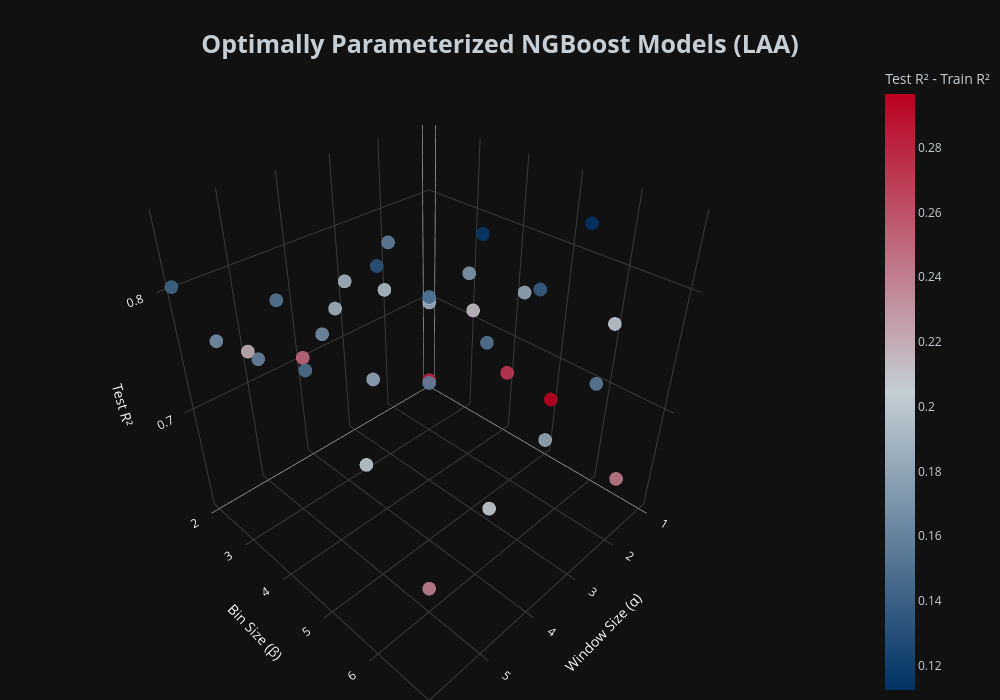

The notebook cell saved with this chart:
### Code cell
# Plotting NGBoost models across all window and bin combinations

# Drop extreme outliers (one dropped)
ngb_model_stats_df = ngb_model_stats_df[ngb_model_stats_df['test_r2'] > 0.32]

laa_color_scale = [
    [0.0, LAA_NAVY],
    [0.5, LAA_SILVER],
    [1.0, LAA_RED]
]

fig = go.Figure()

fig.add_trace(go.Scatter3d(
    x=ngb_model_stats_df['window'],
    y=ngb_model_stats_df['bin'],
    z=ngb_model_stats_df['test_r2'],
    mode='markers',
    marker=dict(
        size=8,
        color=ngb_model_stats_df['overfitting'],
        colorscale=laa_color_scale,
        opacity=0.9,
        colorbar=dict(
            title=dict(
                text='Test R² - Train R²',
                font=dict(color=LAA_SILVER)
            ),
            tickfont=dict(color=LAA_SILVER)
        ),
        showscale=True
    ),
    text=[
        f"Window: {w}<br>Bin: {b}<br>Test R²: {r:.4f}<br>Overfitting: {m:.4f}" 
        for w, b, r, m in zip(
            ngb_model_stats_df['window'], 
            ngb_model_stats_df['bin'], 
            ngb_model_stats_df['test_r2'], 
            ngb_model_stats_df['overfitting']
            )
    ],
    hovertemplate='%{text}<extra></extra>'
))

fig.update_layout(
    template='plotly_dark',
    paper_bgcolor='#111111',
    title=dict(
        text='<b>Optimally Parameterized NGBoost Models (LAA)</b>',
        font={'size': 25, 'color': LAA_SILVER},
        x=0.5,
        xanchor='center',
        y=0.95,        
        yanchor='top' 
    ),
    scene=dict(
        xaxis_title='Window Size (α)',
        yaxis_title='Bin Size (β)',
        zaxis_title='Test R²',
        xaxis=dict(gridcolor='rgb(60, 60, 60)', showbackground=False),
        yaxis=dict(gridcolor='rgb(60, 60, 60)', showbackground=False),
        zaxis=dict(gridcolor='rgb(60, 60, 60)', showbackground=False),
        bgcolor='#111111',
        aspectmode='cube'
    ),
    width=1000,
    height=700,
    margin=dict(l=0, r=0, b=0, t=60),
    showlegend=False
)

fig.show()

### Figure 1 — Plotly figure (JSON) as saved in the notebook; plotly's stock layout.template omitted (floating-point values rounded to 4 significant figures)
{"data": [{"hovertemplate": "%{text}<extra></extra>", "marker": {"color": [0.2796, 0.1718, 0.2719, 0.2965, 0.2025, 0.2421, 0.1583, 0.2062, 0.2124, 0.1817, 0.1125, 0.156, 0.189, 0.1944, 0.1854, 0.1155, 0.1386, 0.1825, 0.2495, 0.1881, 0.1321, 0.1447, 0.1519, 0.2051, 0.2182, 0.1534, 0.1662, 0.1811, 0.1568, 0.2397, 0.1419, 0.1667, 0.1608, 0.1491, 0.2027], "colorbar": {"tickfont": {"color": "#C4CED4"}, "title": {"font": {"color": "#C4CED4"}, "text": "Test R² - Train R²"}}, "colorscale": [[0, "#003263"], [0.5, "#C4CED4"], [1, "#BA0021"]], "opacity": 0.9, "showscale": true, "size": 8}, "mode": "markers", "text": ["Window: 1<br>Bin: 2<br>Test R²: 0.6106<br>Overfitting: 0.2796", "Window: 1<br>Bin: 3<br>Test R²: 0.7445<br>Overfitting: 0.1718", "Window: 1<br>Bin: 4<br>Test R²: 0.6661<br>Overfitting: 0.2719", "Window: 1<br>Bin: 5<br>Test R²: 0.6625<br>Overfitting: 0.2965", "Window: 1<br>Bin: 6<br>Test R²: 0.7558<br>Overfitting: 0.2025", "Window: 2<br>Bin: 1<br>Test R²: 0.6664<br>Overfitting: 0.2421", "Window: 2<br>Bin: 2<br>Test R²: 0.7727<br>Overfitting: 0.1583", "Window: 2<br>Bin: 3<br>Test R²: 0.7394<br>Overfitting: 0.2062", "Window: 2<br>Bin: 4<br>Test R²: 0.7476<br>Overfitting: 0.2124", "Window: 2<br>Bin: 5<br>Test R²: 0.7817<br>Overfitting: 0.1817", "Window: 2<br>Bin: 6<br>Test R²: 0.8488<br>Overfitting: 0.1125", "Window: 3<br>Bin: 1<br>Test R²: 0.7747<br>Overfitting: 0.1560", "Window: 3<br>Bin: 2<br>Test R²: 0.7548<br>Overfitting: 0.1890", "Window: 3<br>Bin: 3<br>Test R²: 0.7654<br>Overfitting: 0.1944", "Window: 3<br>Bin: 4<br>Test R²: 0.7737<br>Overfitting: 0.1854", "Window: 3<br>Bin: 5<br>Test R²: 0.8417<br>Overfitting: 0.1155", "Window: 3<br>Bin: 6<br>Test R²: 0.8208<br>Overfitting: 0.1386", "Window: 4<br>Bin: 1<br>Test R²: 0.7586<br>Overfitting: 0.1825", "Window: 4<br>Bin: 2<br>Test R²: 0.7040<br>Overfitting: 0.2495", "Window: 4<br>Bin: 3<br>Test R²: 0.7687<br>Overfitting: 0.1881", "Window: 4<br>Bin: 4<br>Test R²: 0.8195<br>Overfitting: 0.1321", "Window: 4<br>Bin: 5<br>Test R²: 0.8157<br>Overfitting: 0.1447", "Window: 4<br>Bin: 6<br>Test R²: 0.8040<br>Overfitting: 0.1519", "Window: 5<br>Bin: 1<br>Test R²: 0.7366<br>Overfitting: 0.2051", "Window: 5<br>Bin: 2<br>Test R²: 0.7319<br>Overfitting: 0.2182", "Window: 5<br>Bin: 3<br>Test R²: 0.7944<br>Overfitting: 0.1534", "Window: 5<br>Bin: 4<br>Test R²: 0.7890<br>Overfitting: 0.1662", "Window: 5<br>Bin: 5<br>Test R²: 0.7779<br>Overfitting: 0.1811", "Window: 5<br>Bin: 6<br>Test R²: 0.7993<br>Overfitting: 0.1568", "Window: 6<br>Bin: 1<br>Test R²: 0.7092<br>Overfitting: 0.2397", "Window: 6<br>Bin: 2<br>Test R²: 0.8042<br>Overfitting: 0.1419", "Window: 6<br>Bin: 3<br>Test R²: 0.7837<br>Overfitting: 0.1667", "Window: 6<br>Bin: 4<br>Test R²: 0.7926<br>Overfitting: 0.1608", "Window: 6<br>Bin: 5<br>Test R²: 0.8076<br>Overfitting: 0.1491", "Window: 6<br>Bin: 6<br>Test R²: 0.7693<br>Overfitting: 0.2027"], "type": "scatter3d", "x": ["1", "1", "1", "1", "1", "2", "2", "2", "2", "2", "2", "3", "3", "3", "3", "3", "3", "4", "4", "4", "4", "4", "4", "5", "5", "5", "5", "5", "5", "6", "6", "6", "6", "6", "6"], "y": ["2", "3", "4", "5", "6", "1", "2", "3", "4", "5", "6", "1", "2", "3", "4", "5", "6", "1", "2", "3", "4", "5", "6", "1", "2", "3", "4", "5", "6", "1", "2", "3", "4", "5", "6"], "z": [0.6106, 0.7445, 0.6661, 0.6625, 0.7558, 0.6664, 0.7727, 0.7394, 0.7476, 0.7817, 0.8488, 0.7747, 0.7548, 0.7654, 0.7737, 0.8417, 0.8208, 0.7586, 0.704, 0.7687, 0.8195, 0.8157, 0.804, 0.7366, 0.7319, 0.7944, 0.789, 0.7779, 0.7993, 0.7092, 0.8042, 0.7837, 0.7926, 0.8076, 0.7693]}], "layout": {"height": 700, "margin": {"b": 0, "l": 0, "r": 0, "t": 60}, "paper_bgcolor": "#111111", "scene": {"aspectmode": "cube", "bgcolor": "#111111", "xaxis": {"gridcolor": "rgb(60, 60, 60)", "showbackground": false, "title": {"text": "Window Size (α)"}}, "yaxis": {"gridcolor": "rgb(60, 60, 60)", "showbackground": false, "title": {"text": "Bin Size (β)"}}, "zaxis": {"gridcolor": "rgb(60, 60, 60)", "showbackground": false, "title": {"text": "Test R²"}}}, "showlegend": false, "title": {"font": {"color": "#C4CED4", "size": 25}, "text": "<b>Optimally Parameterized NGBoost Models (LAA)</b>", "x": 0.5, "xanchor": "center", "y": 0.95, "yanchor": "top"}, "width": 1000}}
